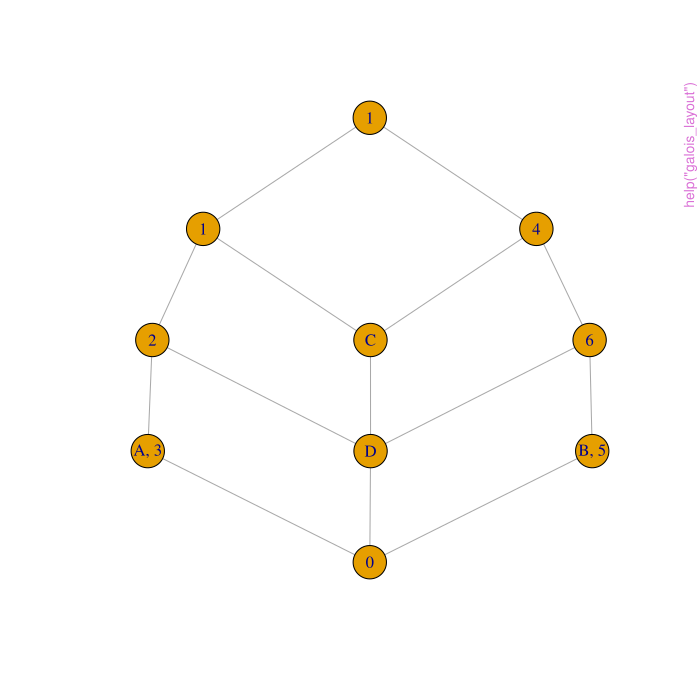

The R source for this figure:
pkgname <- "galoislattice"
source(file.path(R.home("share"), "R", "examples-header.R"))
options(warn = 1)
options(pager = "console")
library('galoislattice')

base::assign(".oldSearch", base::search(), pos = 'CheckExEnv')
cleanEx()
nameEx("do_full_label")
### * do_full_label

flush(stderr()); flush(stdout())

### Name: do_full_label
### Title: Get full Labeling of Galois Lattice
### Aliases: do_full_label

### ** Examples

M=matrix(c(1,1,1,0,0,0,
0,0,0,1,1,1,
1,0,0,1,0,0,
1,1,0,1,0,1),nrow=6)
colnames(M) <- c("A", "B", "C", "D")
rownames(M) <- as.character(1:6)
Galois <- do_galois_lattice(M)
Galois <- do_full_label(Galois, M)




cleanEx()
nameEx("do_galois_lattice")
### * do_galois_lattice

flush(stderr()); flush(stdout())

### Name: do_galois_lattice
### Title: Create a Galois lattice
### Aliases: do_galois_lattice

### ** Examples

M=matrix(c(1,1,1,0,0,0,
0,0,0,1,1,1,
1,0,0,1,0,0,
1,1,0,1,0,1),nrow=6)
colnames(M) <- c("A", "B", "C", "D")
rownames(M) <- as.character(1:6)
Galois <- do_galois_lattice(M)





cleanEx()
nameEx("do_reduced_label")
### * do_reduced_label

flush(stderr()); flush(stdout())

### Name: do_reduced_label
### Title: Get Reduced Labelling of Galois Lattice
### Aliases: do_reduced_label

### ** Examples

M=matrix(c(1,1,1,0,0,0,
0,0,0,1,1,1,
1,0,0,1,0,0,
1,1,0,1,0,1),nrow=6)
colnames(M) <- c("A", "B", "C", "D")
rownames(M) <- as.character(1:6)
Galois <- do_galois_lattice(M)
Galois <- do_full_label(Galois, M)
Galois <- do_reduced_label(Galois, M)




cleanEx()
nameEx("galois_layout")
### * galois_layout

flush(stderr()); flush(stdout())

### Name: galois_layout
### Title: Layout for plotting a Galois lattice
### Aliases: galois_layout

### ** Examples

M=matrix(c(1,1,1,0,0,0,
0,0,0,1,1,1,
1,0,0,1,0,0,
1,1,0,1,0,1),nrow=6)
colnames(M) <- c("A", "B", "C", "D")
rownames(M) <- as.character(1:6)
Galois <- do_galois_lattice(M)
Galois <- do_full_label(Galois, M)
Galois <- do_reduced_label(Galois, M)
plot(Galois, layout = galois_layout(Galois))





### * <FOOTER>
###
options(digits = 7L)
base::cat("Time elapsed: ", proc.time() - base::get("ptime", pos = 'CheckExEnv'),"\n")
grDevices::dev.off()
###
### Local variables: ***
### mode: outline-minor ***
### outline-regexp: "\\(> \\)?### [*]+" ***
### End: ***
quit('no')
